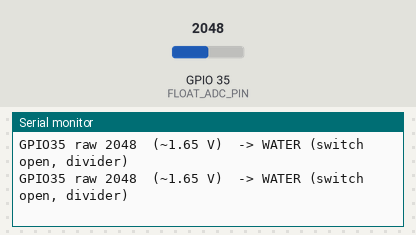
A program run on a simulated ESP32. On the bench: the last lines printed to the serial monitor. Inputs (shaded band) come from the test bench; at power-on: GPIO 35 (FLOAT_ADC_PIN) = 2048.

Above: at 1.5 s.
1.6 s: GPIO 35 (FLOAT_ADC_PIN) set to 2950
At 2.7 s:
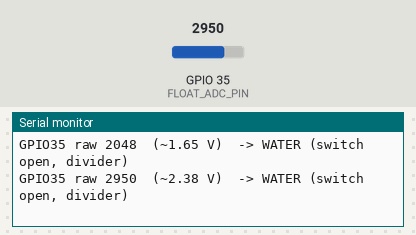
3.1 s: GPIO 35 (FLOAT_ADC_PIN) set to 3064
At 4.1 s:
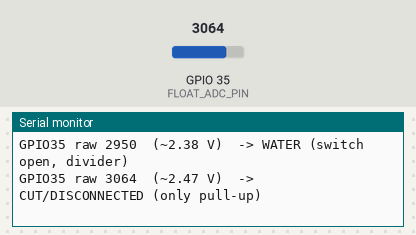

The program:

main.cpp
```cpp
/*
 * Plant Autonomy Testbed — diagnostic: supervised float divider reader (P0-5)
 *
 * Prints the raw ADC value on GPIO35 once per second, plus a rough voltage, so the
 * three supervised states of the float divider can be read and confirmed before the
 * firmware three-level logic is written. Expected (R1 = R2 = 10k):
 *
 *   switch CLOSED (reservoir EMPTY)  -> ~0     (~0.0 V)  switch shorts node to GND
 *   switch OPEN   (reservoir WATER)  -> ~2048  (~1.65 V) R1/R2 divider
 *   wire CUT      (float FAULT)      -> ~4095  (~3.3 V)  only R1 pull-up remains
 *
 * Wiring under test:
 *   3.3V --[10k R1]-- GPIO35 --[10k R2]-- GND, with the float switch also across
 *   GPIO35 <-> GND (R2 in parallel with the switch).
 *
 * No pump / WiFi / MQTT / watering. Reads the pin only. Serial @ 115200.
 */
#include <Arduino.h>

static constexpr uint8_t FLOAT_ADC_PIN = 35;   // ADC1, input-only, WiFi-safe (32 is BTN_ABORT)
static constexpr uint8_t SAMPLES        = 16;

void setup() {
    Serial.begin(115200);
    delay(300);
    Serial.println("\n=== Supervised float divider reader (P0-5 diagnostic) ===");
    Serial.println("GPIO35 (ADC1). Expect: EMPTY ~0 | WATER ~2048 | CUT ~4095");
    analogSetPinAttenuation(FLOAT_ADC_PIN, ADC_11db);   // full 0..3.3V range, matches soil/leak
}

void loop() {
    uint32_t sum = 0;
    for (uint8_t i = 0; i < SAMPLES; i++) sum += analogRead(FLOAT_ADC_PIN);
    uint16_t raw = (uint16_t)(sum / SAMPLES);
    float volts = raw * 3.3f / 4095.0f;
    const char* guess = raw < 700  ? "-> EMPTY (switch closed)"
                      : raw < 3000 ? "-> WATER (switch open, divider)"
                      :              "-> CUT/DISCONNECTED (only pull-up)";
    Serial.printf("GPIO35 raw %4u  (~%.2f V)  %s\n", raw, volts, guess);
    delay(1000);
}
```

Measured:
- the behaviour switches between 2999 and 3000 on GPIO 35 (FLOAT_ADC_PIN) (found by bisection; images 1 and 2)
- after the input at 1.6 s, the serial monitor: prints a new line after 0.71 s (image 1)
- after the input at 3.1 s, the serial monitor: prints a new line after 0.22 s (image 2)
